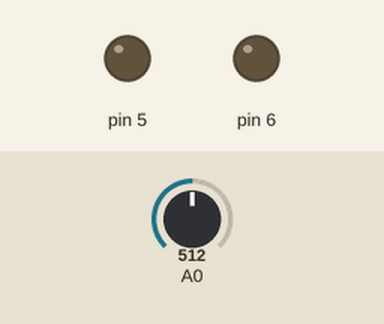
Recording of a sketch running on a simulated Arduino Uno, built with avr-gcc and run on an emulated ATmega328P. Shown: output pins drawn as LEDs (lit = HIGH). Dashed ring = blinking. The test bench sets the inputs (shaded band); at power-on: A0 = 512.

Above: at 1.2 s.
1.3 s: A0 set to 886
2.8 s: A0 set to 913
At 3.05 s:
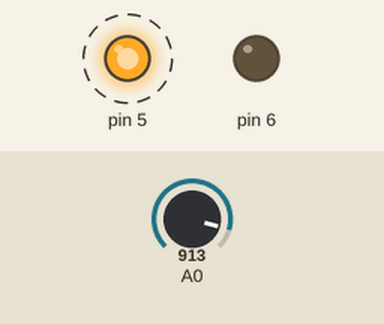
5.8 s: A0 set to 90
At 6.05 s:
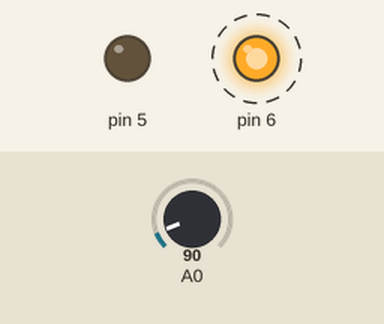
8.8 s: A0 set to 107
At 8.8 s:
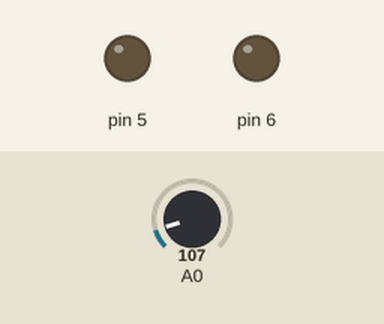
10.3 s: A0 set to 0
At 10.55 s:
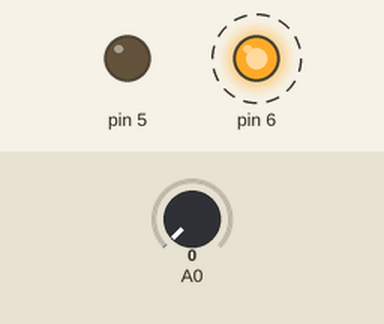
Timing chart, 0 to 14.3 s (numbered marks = the images above; inputs shaded):
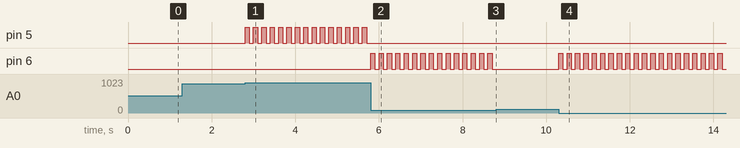

The sketch:

Se_alizador_para_bicicleta_en_luces_LEDS.ino
```cpp
void setup() {
pinMode(6, OUTPUT);
pinMode(5, OUTPUT);

}

void loop() {
  int data= analogRead (A0);
  if(data>900)
  {
    digitalWrite(5, HIGH);
    delay(100);
    digitalWrite(5, LOW);
    delay(100);
  }
  data= analogRead (A0);
  if(data<100)
  {
    digitalWrite(6, HIGH);
    delay(100);
    digitalWrite(6, LOW);
    delay(100);
}
}
```

Measured:
- the behaviour switches between 900 and 901 on A0 (found by bisection; images 0 and 1)
- the behaviour switches between 99 and 100 on A0 (found by bisection; images 2 and 3)
- after the input at 1.3 s, every drawn part: stays the same
- after the input at 2.8 s, pin 5: alternates HIGH for 0.10 s and LOW for 0.10 s, starting at once
- after the input at 5.8 s, pin 5: stops changing and stays LOW; pin 6: alternates HIGH for 0.10 s and LOW for 0.10 s, starting at once
- after the input at 8.8 s, pin 6: stops changing and stays LOW
- after the input at 10.3 s, pin 6: alternates HIGH for 0.10 s and LOW for 0.10 s, starting at once
